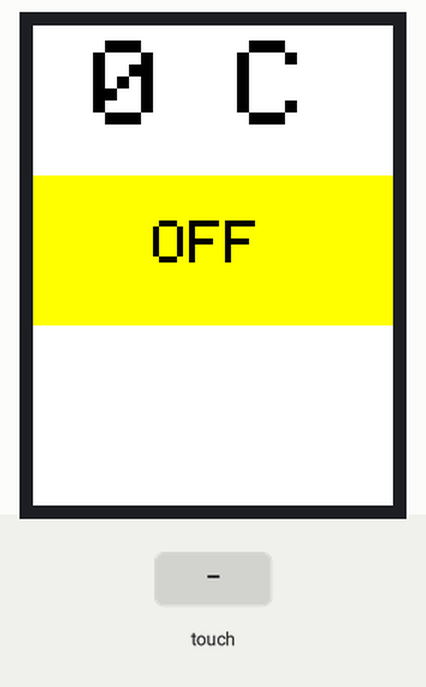
The sketch below on a simulated Arduino Uno, built with avr-gcc and run on an emulated ATmega328P. On the bench: 240×320 colour display. Inputs (shaded band) come from the test bench. What the sketch prints to the serial monitor is not drawn.

Above: at 1.4 s.
1.5 s: touch panel pressed at 13 % / 30 % of its raw x / y range
At 2.1 s:
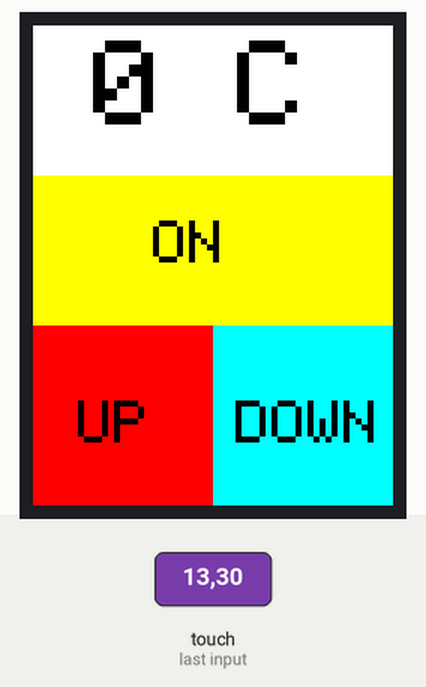
3.0 s: touch panel pressed at 13 % / 70 % of its raw x / y range
At 3.5 s:
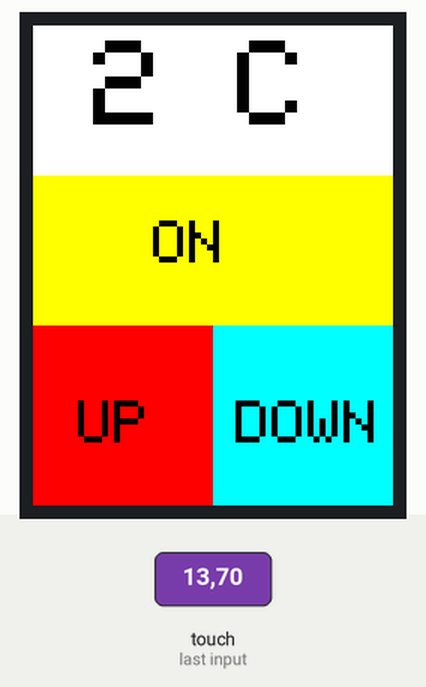
Timing chart, 0 to 6.0 s (numbered marks = the images above; inputs shaded):
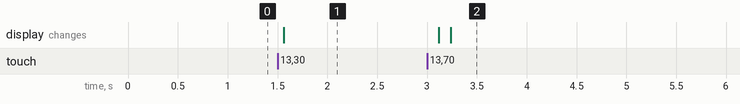

The sketch:

uno.ino
```cpp
// Modified for SPFD5408 Library by Joao Lopes
 #include <SPFD5408_Adafruit_GFX.h>  // Core graphics library
 #include <SPFD5408_Adafruit_TFTLCD.h> // Hardware-specific library
 #include <SPFD5408_TouchScreen.h>
 #include <String.h>

unsigned long lastTouchTime = 0;
const unsigned long debounceDelay = 200; // milliseconds

int Temperature, temp;

String switchstate = "OFF";

 // Pin assignments for the TFT touch screen
 #define YP  A1
 #define XM  A2
 #define YM  7
 #define XP  6
 // Calibrated values for the TFT touch screen
 #define TS_MINX  178
 #define TS_MINY  75
 #define TS_MAXX  931
 #define TS_MAXY  895
 // Instantiate the ts object
 TouchScreen ts = TouchScreen(XP, YP, XM, YM, 300);
 #define LCD_RD  A0
 #define LCD_WR  A1
 #define LCD_CD  A2
 #define LCD_CS  A3
 #define LCD_RESET A4
 // Instantiate the tft object
 Adafruit_TFTLCD tft(LCD_CS, LCD_CD, LCD_WR, LCD_RD, LCD_RESET);
 // Assign human-readable names to some common 16-bit color values:
 #define BLACK  0x0000
 #define BLUE  0x001F
 #define RED   0xF800
 #define GREEN  0x07E0
 #define CYAN  0x07FF
 #define MAGENTA 0xF81F
 #define YELLOW 0xFFE0
 #define WHITE  0xFFFF
 #define BOXSIZE   40
 #define PENRADIUS  3
 #define MINPRESSURE 10
 #define MAXPRESSURE 1000
 #define LED_PIN   A5

void setSwitchBox()
{
  tft.fillRect(0, 100, 480, 100, YELLOW);
  tft.setTextSize(4);
  tft.setTextColor(BLACK);
  tft.setCursor(80, 130);
  tft.println(switchstate);
}

void setUpBox()
{
  tft.fillRect(0, 200, 120, 120, RED);
  tft.setTextSize(4);
  tft.setTextColor(BLACK);
  tft.setCursor(30, 250);
  tft.println("UP");
}

void setDownBox()
{
  tft.fillRect(120, 200, 120, 120, CYAN);
  tft.setTextSize(4);
  tft.setTextColor(BLACK);
  tft.setCursor(135, 250);
  tft.println("DOWN");
}

void showTemperature()
{
  clearTemperature();
  tft.setTextColor(BLACK, WHITE);
  tft.setTextSize(8);
  tft.setCursor(40,10);
  tft.print(Temperature);
  tft.print(" C");
}

void clearUpDownBox()
{
  tft.fillRect(0, 200, 480, 120, WHITE);
}

void clearTemperature()
{
  tft.setCursor(40,10);
  tft.print("    ");
}

 void setup()
{
  Serial.begin(115200);
  tft.reset();
  tft.begin(0x9341);
  tft.setRotation(2); // This settings works for me with correct orientation
  tft.fillScreen(WHITE);  // screen color
  setSwitchBox();
  if(Serial.available())  // if serial connection available
    Temperature = Serial.parseInt(); // serial conncetion happening in stringss, so parse it
  showTemperature();
}

 void loop()
{

  // get temperature form esp32
  if (switchstate == "OFF")
  {
    if(Serial.available())  // if serial connection available
    {
      Temperature = Serial.parseInt();
      showTemperature();
      temp = Temperature;
    }
  }
  // Get the touch points
  TSPoint p = ts.getPoint();
  // Restore the mode
  pinMode(XM, OUTPUT);
  pinMode(YP, OUTPUT);
  if (p.z > MINPRESSURE && p.z < MAXPRESSURE)
  {
  // Debounce the touch input
    p.x = map(p.x, TS_MINX, TS_MAXX, 0, tft.width());
    p.y = map(p.y, TS_MINY, TS_MAXY, 0, tft.height());
    // switch box
    if (p.x > 0 && p.x < 480)
    {
      if (p.y > 100 && p.y < 200)
        {
          if (switchstate == "OFF")
          {
            switchstate = "ON";
            setUpBox();
            setDownBox();
          }
          else
          {
            switchstate = "OFF";
            clearUpDownBox();
          }
          setSwitchBox();
        }
    }
      if (switchstate == "ON")
      {
        // Touch area for box up
        if (p.x > 0 && p.x < 120)
        {
          if (p.y > 200 && p.y < 300)
          {
            temp += 1;
            delay(100);
            if (temp > 50)
              {
                temp = 50;
              }
            Temperature = temp;
          }
        }
        // Touch area for box down
        if (p.x > 120 && p.x < 240)
        {
          if (p.y > 200 && p.y < 300)
          {
            temp -= 1;
            delay(100);
            if (Temperature < 0)
            {
              temp = 0;
            }
            Temperature = temp;
          }
        }
        showTemperature();
        Serial.println(Temperature); // something something discrete and indicates end of data on other side, easy for esp32 for parse and process,  very important for this
      }
  }
}  
```

Measured:
- after the input at 1.5 s, the display: changes after 0.06 s (image 1)
- after the input at 3.0 s, the display: first changes after 0.12 s (image 2 shows a later state)
